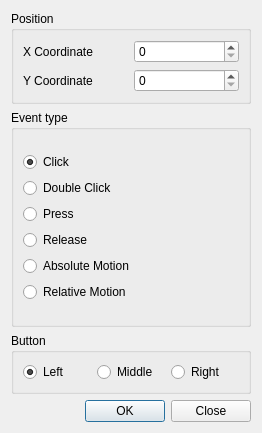
<?xml version="1.0" encoding="UTF-8"?>
<ui version="4.0">
 <class>dialog</class>
 <widget class="py_QDialog" name="dialog">
  <property name="geometry">
   <rect>
    <x>0</x>
    <y>0</y>
    <width>262</width>
    <height>433</height>
   </rect>
  </property>
  <property name="windowTitle">
   <string>Mouse event</string>
  </property>
  <layout class="QVBoxLayout" name="verticalLayout">
   <item>
    <widget class="QGroupBox" name="groupBoxPosition">
     <property name="title">
      <string>Position</string>
     </property>
     <layout class="QGridLayout" name="gridLayout_5">
      <item row="0" column="0">
       <widget class="QLabel" name="labelX">
        <property name="text">
         <string>X Coordinate</string>
        </property>
       </widget>
      </item>
      <item row="1" column="0">
       <widget class="QLabel" name="labelY">
        <property name="text">
         <string>Y Coordinate</string>
        </property>
       </widget>
      </item>
      <item row="0" column="1">
       <widget class="QSpinBox" name="spinBoxX">
        <property name="maximum">
         <number>10000</number>
        </property>
       </widget>
      </item>
      <item row="1" column="1">
       <widget class="QSpinBox" name="spinBoxY">
        <property name="maximum">
         <number>10000</number>
        </property>
       </widget>
      </item>
     </layout>
    </widget>
   </item>
   <item>
    <widget class="QGroupBox" name="groupBoxEvent">
     <property name="sizePolicy">
      <sizepolicy hsizetype="Expanding" vsizetype="Preferred">
       <horstretch>0</horstretch>
       <verstretch>0</verstretch>
      </sizepolicy>
     </property>
     <property name="title">
      <string>Event type</string>
     </property>
     <layout class="QVBoxLayout" name="verticalLayout_2">
      <item>
       <spacer name="verticalSpacer1">
        <property name="orientation">
         <enum>Qt::Vertical</enum>
        </property>
        <property name="sizeHint" stdset="0">
         <size>
          <width>20</width>
          <height>28</height>
         </size>
        </property>
       </spacer>
      </item>
      <item>
       <widget class="QRadioButton" name="radioClick">
        <property name="text">
         <string>Click</string>
        </property>
        <property name="checked">
         <bool>true</bool>
        </property>
       </widget>
      </item>
      <item>
       <widget class="QRadioButton" name="radioDouble">
        <property name="text">
         <string>Double Click</string>
        </property>
       </widget>
      </item>
      <item>
       <widget class="QRadioButton" name="radioPress">
        <property name="text">
         <string>Press</string>
        </property>
       </widget>
      </item>
      <item>
       <widget class="QRadioButton" name="radioRelease">
        <property name="text">
         <string>Release</string>
        </property>
       </widget>
      </item>
      <item>
       <widget class="QRadioButton" name="radioAbsolute">
        <property name="text">
         <string>Absolute Motion</string>
        </property>
       </widget>
      </item>
      <item>
       <widget class="QRadioButton" name="radioRelative">
        <property name="text">
         <string>Relative Motion</string>
        </property>
       </widget>
      </item>
      <item>
       <spacer name="verticalSpacer2">
        <property name="orientation">
         <enum>Qt::Vertical</enum>
        </property>
        <property name="sizeHint" stdset="0">
         <size>
          <width>20</width>
          <height>28</height>
         </size>
        </property>
       </spacer>
      </item>
     </layout>
    </widget>
   </item>
   <item>
    <widget class="QGroupBox" name="groupBoxButton">
     <property name="sizePolicy">
      <sizepolicy hsizetype="Expanding" vsizetype="Preferred">
       <horstretch>0</horstretch>
       <verstretch>0</verstretch>
      </sizepolicy>
     </property>
     <property name="title">
      <string>Button</string>
     </property>
     <layout class="QHBoxLayout" name="horizontalLayout_2">
      <item>
       <widget class="QRadioButton" name="radioLeft">
        <property name="text">
         <string>Left</string>
        </property>
        <property name="checked">
         <bool>true</bool>
        </property>
       </widget>
      </item>
      <item>
       <widget class="QRadioButton" name="radioMiddle">
        <property name="text">
         <string>Middle</string>
        </property>
       </widget>
      </item>
      <item>
       <widget class="QRadioButton" name="radioRight">
        <property name="text">
         <string>Right</string>
        </property>
       </widget>
      </item>
     </layout>
    </widget>
   </item>
   <item>
    <widget class="QDialogButtonBox" name="buttonBox">
     <property name="orientation">
      <enum>Qt::Horizontal</enum>
     </property>
     <property name="standardButtons">
      <set>QDialogButtonBox::Close|QDialogButtonBox::Ok</set>
     </property>
    </widget>
   </item>
  </layout>
 </widget>
 <customwidgets>
  <customwidget>
   <class>py_QDialog</class>
   <extends>QWidget</extends>
   <header>py_qdialog.h</header>
   <container>1</container>
  </customwidget>
 </customwidgets>
 <resources/>
 <connections>
  <connection>
   <sender>buttonBox</sender>
   <signal>rejected()</signal>
   <receiver>dialog</receiver>
   <slot>reject()</slot>
   <hints>
    <hint type="sourcelabel">
     <x>316</x>
     <y>260</y>
    </hint>
    <hint type="destinationlabel">
     <x>286</x>
     <y>274</y>
    </hint>
   </hints>
  </connection>
 </connections>
</ui>
